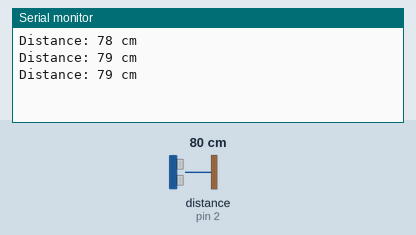
The sketch below on a simulated Arduino Uno, built with avr-gcc and run on an emulated ATmega328P. Parts: the last lines printed to the serial monitor. Wiring (inferred from the names in the program): ultrasonic range finder: trigger pin 4; echo pin 2. The test bench sets the inputs (shaded band); at power-on: distance to the obstacle (sensor on pin 2) 80 cm. The echo pulse lasts 58.3 µs per cm.

Above: at 1.3 s.
1.4 s: distance to the obstacle (sensor on pin 2) set to 2 cm
At 1.9 s:
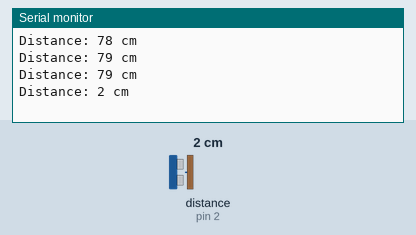
2.9 s: distance to the obstacle (sensor on pin 2) set to 4 cm
At 3.4 s:
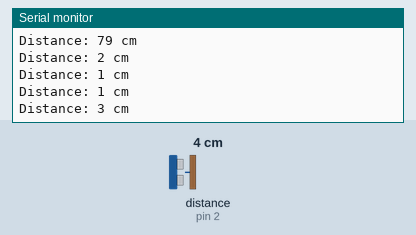
Timing chart, 0 to 5.9 s (numbered marks = the images above; inputs shaded):
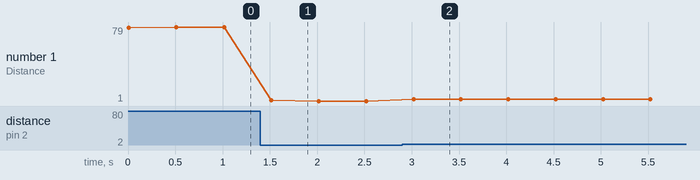

Measured:
- after the input at 1.4 s, the serial monitor: prints a new line after 0.12 s (image 1)
- after the input at 2.9 s, the serial monitor: prints a new line after 0.12 s (image 2)
- plotted number 1: 79 → 1 after the input at 1.4 s, 1 → 3 after the input at 2.9 s

The sketch:

Ultrasonic_Sensor.ino
```cpp
/*
  Project: Ultrasonic Distance Sensor (HC-SR04)
  Description:
    - Measures distance using ultrasonic waves.
    - Displays the measured distance in centimeters on the Serial Monitor.
*/

const int trig = 4;  // Trigger pin connected to pin 4
const int echo = 2;  // Echo pin connected to pin 2

long duration;       // Variable to store time taken for echo
int distance;        // Variable to store calculated distance

void setup() {
  pinMode(trig, OUTPUT); // Set trigger pin as output
  pinMode(echo, INPUT);  // Set echo pin as input
  Serial.begin(9600);    // Start serial communication at 9600 baud
}

void loop() {
  // Clear the trigger pin
  digitalWrite(trig, LOW);
  delayMicroseconds(2);

  // Send a 10µs pulse to trigger the sensor
  digitalWrite(trig, HIGH);
  delayMicroseconds(10);
  digitalWrite(trig, LOW);

  // Read the echo pin and calculate duration of pulse
  duration = pulseIn(echo, HIGH);

  // Calculate distance (speed of sound = 0.034 cm/µs)
  distance = duration * 0.034 / 2;

  // Display distance on Serial Monitor
  Serial.print("Distance: ");
  Serial.print(distance);
  Serial.println(" cm");

  delay(500); // Short delay between readings
}
```
